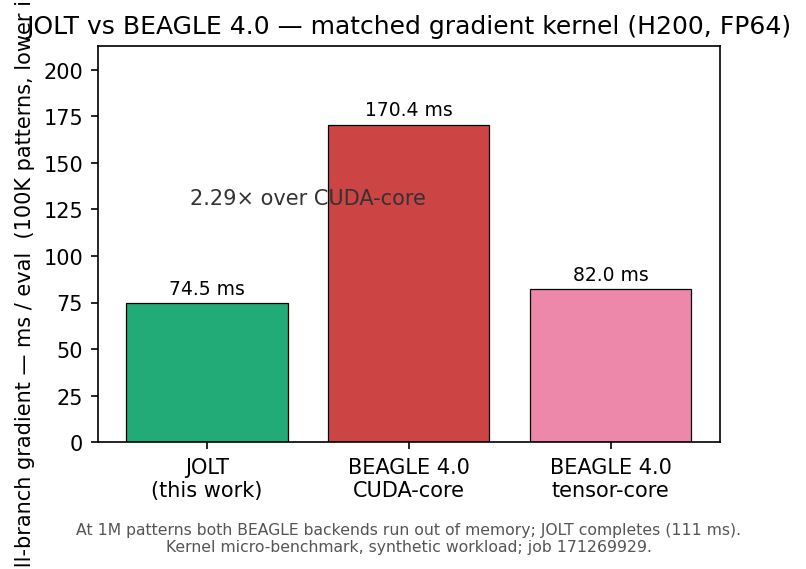

Source code (Python):
#!/usr/bin/env python3
"""Figure 6 — JOLT vs BEAGLE 4.0 (matched single-sweep kernel micro-benchmark).

Honest framing (see benchmarks/beagle/README.md): kernel-to-kernel, not pipeline-vs-library. JOLT uses its
PRODUCTION k1_node / kj_pre kernels. Synthetic identical workload both sides; correctness is per-side
(FD-checked gradient, Kahan==plain lnL), not a cross-tool lnL bit-match.

Data: figures/data/beagle_vs_jolt.csv (job 171269929). Run: python3 fig06_beagle_vs_jolt.py
"""
import csv, os
import matplotlib
matplotlib.use("Agg")
import matplotlib.pyplot as plt

HERE = os.path.dirname(__file__)
# skip '#' comment lines before the header, then parse
lines = [ln for ln in open(os.path.join(HERE, "data", "beagle_vs_jolt.csv")) if not ln.lstrip().startswith("#")]
rows = list(csv.DictReader(lines))
grad = next(r for r in rows if r["op"] == "grad")

labels = ["JOLT\n(this work)", "BEAGLE 4.0\nCUDA-core", "BEAGLE 4.0\ntensor-core"]
vals = [float(grad["jolt_ms"]), float(grad["beagle_cudacore_ms"]), float(grad["beagle_tensorcore_ms"])]
colors = ["#2a7", "#c44", "#e8a"]

fig, ax = plt.subplots(figsize=(5.2, 4.0))
bars = ax.bar(labels, vals, color=colors, edgecolor="black", linewidth=0.6)
for b, v in zip(bars, vals):
    ax.text(b.get_x() + b.get_width()/2, v + 3, f"{v:.1f} ms", ha="center", va="bottom", fontsize=9)
sp = vals[1] / vals[0]
ax.annotate(f"{sp:.2f}× over CUDA-core", xy=(0, vals[0]), xytext=(0.5, vals[1]*0.75),
            fontsize=10, ha="center", color="#333")
ax.set_ylabel("all-branch gradient — ms / eval  (100K patterns, lower is better)")
ax.set_title("JOLT vs BEAGLE 4.0 — matched gradient kernel (H200, FP64)")
ax.set_ylim(0, max(vals) * 1.25)
ax.text(0.5, -0.20, "At 1M patterns both BEAGLE backends run out of memory; JOLT completes (111 ms).\n"
        "Kernel micro-benchmark, synthetic workload; job 171269929.",
        transform=ax.transAxes, ha="center", va="top", fontsize=7.5, color="#555")
plt.tight_layout()
out = os.path.join(HERE, "fig06_beagle_vs_jolt.pdf")
plt.savefig(out, bbox_inches="tight"); plt.savefig(out.replace(".pdf", ".png"), dpi=150, bbox_inches="tight")
print("wrote", out)
